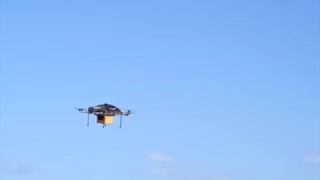
//> input picture frame 7 of out.mp4, 320 x 180 px
$ ./video   (built with g++ and OpenCV 4)
//> lines starting //> are read from the running program, lines starting //| are printed output that depends on the picture
/**
 * @file objectDetection.cpp
 * @author A. Huaman ( based in the classic facedetect.cpp in samples/c )
 * @brief A simplified version of facedetect.cpp, show how to load a cascade classifier and how to find objects (Face + eyes) in a video stream
 */
#include "opencv2/objdetect/objdetect.hpp"
#include "opencv2/highgui/highgui.hpp"
#include "opencv2/imgproc/imgproc.hpp"

#include <iostream>
#include <stdio.h>

using namespace std;
using namespace cv;

/** Function Headers */
//void detectAndDisplay(Mat frame);

void detectAndDisplay();
/** Global variables */
//-- Note, either copy these two files from opencv/data/haarscascades to your current folder, or change these locations
String flight_cascade_name = "cascade.xml";
CascadeClassifier flight_cascade;
string window_name = "Amazon Prime Air Ad";
RNG rng(12345);
Mat frame;
/**
 * @function main
 */
int main(void)
{
	VideoCapture capture("out.mp4");
//	Mat frame;
	//-- 1. Load the cascades
	if (!flight_cascade.load(flight_cascade_name)) {
		printf("--(!)Error loading\n");
		return -1;
	};

	//-- 2. Read the video stream
	if (capture.isOpened()) {
		double total_time = 0.0;
		int c, cpt = 30;

		double t = (double)cv::getTickCount();
		for (;;) {
			t = ((double)cv::getTickCount() -
			     t) / cv::getTickFrequency();
			total_time += t;
			cpt++;
			t = (double)cv::getTickCount();
			capture.read(frame);
//> frame is the input picture: 180 rows x 320 cols, CV_8UC3; mean B, G, R 248.5, 190.7, 144.3
			//-- 3. Apply the classifier to the frame
			if (!frame.empty()) {
				cv::putText(frame,
					    cv::format("Average FPS=%d",
						       cvRound(cpt /
							       total_time)),
					    cv::Point(30, 30),
					    cv::FONT_HERSHEY_SIMPLEX, 1.0,
					    cv::Scalar(0, 0, 255));

				imshow(window_name, frame);
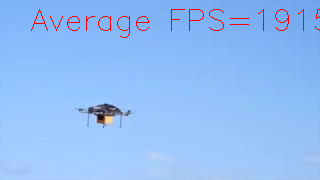
//> window 'Amazon Prime Air Ad': 180 rows x 320 cols, CV_8UC3; mean B, G, R 245.9, 188.8, 145.7
				//detectAndDisplay(frame);
				detectAndDisplay();
//> in detectAndDisplay, `imshow(window_name, frame);`:
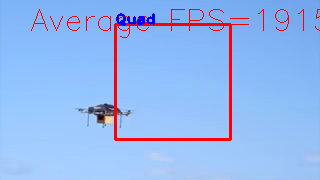
//> window 'Amazon Prime Air Ad': 180 rows x 320 cols, CV_8UC3; mean B, G, R 240.4, 183.8, 147.6

			} else {
				printf(" --(!) No captured frame -- Break!");
				break;
			}

			int c = waitKey(20);
//> the Esc key is pressed
			if ((char)c == 'c') {
				break;
			}

		}
	}
	return 0;
}

/**
 * @function detectAndDisplay
 */
//void detectAndDisplay(Mat frame)

void detectAndDisplay()
{
	std::vector < Rect > flight;
	Mat frame_gray;
	cvtColor(frame, frame_gray, COLOR_BGR2GRAY);
	equalizeHist(frame_gray, frame_gray);
	//-- Detect faces
	flight_cascade.detectMultiScale(frame_gray, flight, 1.1, 2,
					0 | CV_HAAR_SCALE_IMAGE, Size(100,
								      100));

	for (size_t i = 0; i < 1; i++) {
		Point center(flight[i].x + flight[i].width / 2,
			     flight[i].y + flight[i].height / 2);
		rectangle(frame, cvPoint(flight[i].x, flight[i].y),
			  cvPoint(flight[i].x + flight[i].width,
				  flight[i].y + flight[i].height), Scalar(0, 0,
									  255),
			  2);
		putText(frame, "Quad", cvPoint(flight[i].x, flight[i].y),
			FONT_HERSHEY_PLAIN, 1.0, Scalar(255, 0, 0), 2.0);
		//Mat faceROI = frame_gray( faces[i] );

		//-- In each face, detect eyes

	}
	//-- Show what you got
	imshow(window_name, frame);
}

$ run again, starting later in the video
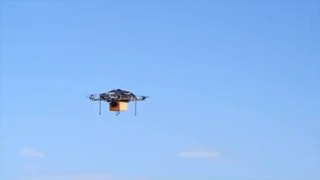
//> input picture frame 35 of out.mp4, 320 x 180 px
//> frame is the input picture: 180 rows x 320 cols, CV_8UC3; mean B, G, R 244.9, 186.9, 141
//> `imshow(window_name, frame);`:
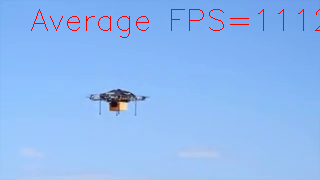
//> window 'Amazon Prime Air Ad': 180 rows x 320 cols, CV_8UC3; mean B, G, R 242.4, 185.1, 142.3
//> in detectAndDisplay, `imshow(window_name, frame);`:
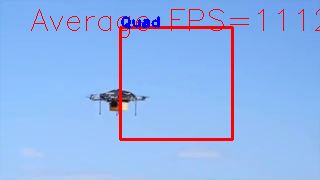
//> window 'Amazon Prime Air Ad': 180 rows x 320 cols, CV_8UC3; mean B, G, R 237.3, 180.4, 144.2

$ run again, starting later in the video
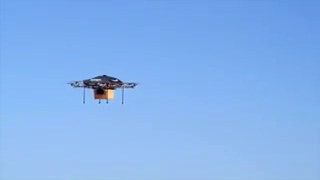
//> input picture frame 62 of out.mp4, 320 x 180 px
//> frame is the input picture: 180 rows x 320 cols, CV_8UC3; mean B, G, R 237.7, 178.6, 132.7
//> `imshow(window_name, frame);`:
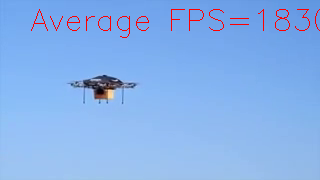
//> window 'Amazon Prime Air Ad': 180 rows x 320 cols, CV_8UC3; mean B, G, R 235.1, 176.8, 134.2
//> in detectAndDisplay, `imshow(window_name, frame);`:
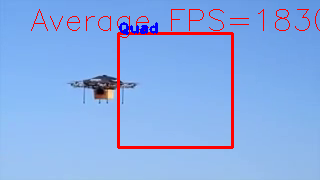
//> window 'Amazon Prime Air Ad': 180 rows x 320 cols, CV_8UC3; mean B, G, R 229.8, 172, 136.5
